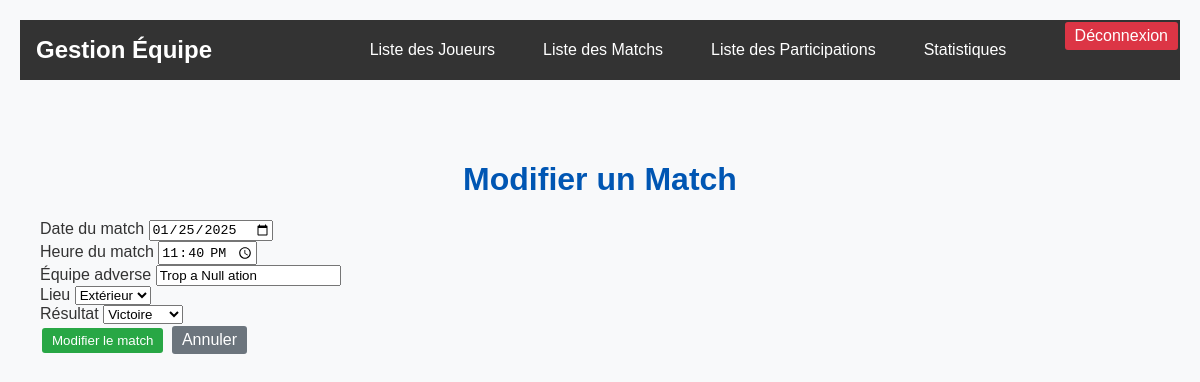
Screenshot of /vue/modifierMatch.php?id=MATCH00001 with the database file from the repository.
### tables this page shows
CREATE TABLE `match_foot` (
  `Id_match` varchar(50) NOT NULL,
  `Date_match` date DEFAULT NULL,
  `Heure_match` time DEFAULT NULL,
  `Nom_equipe_adverse` varchar(50) DEFAULT NULL,
  `Domicile_externe` tinyint(1) DEFAULT NULL,
  `Resultat_match` enum('Victoire','Défaite','Nul','Non joué') DEFAULT 'Non joué'
);

### modele/matchModel.php (called while the page is built, shortened)
<?php
require_once '../config/bd.php';
function getMatchById($id) {
    global $linkpdo;
    $requete = $linkpdo->prepare("SELECT * FROM match_foot WHERE Id_match = :id");
    $requete->execute([':id' => $id]);
    return $requete->fetch(PDO::FETCH_ASSOC);
}

### controleur/matchControleur.php (called while the page is built, shortened)
<?php
require_once '../modele/matchModel.php';
function modifierMatchExistant($id) {
    $match = getMatchById($id);
    $match_datetime = new DateTime($match['Date_match'] . ' ' . $match['Heure_match']);
    $now = new DateTime();
    $is_past_match = $match_datetime < $now;
    return ['match' => $match, 'errors' => [], 'is_past_match' => $is_past_match];
}

### vue/modifierMatch.php (the view, shortened to what this page needs)
<?php
require_once '../controleur/matchControleur.php';
include "header.php";
$id = isset($_GET['id']) ? htmlspecialchars($_GET['id']) : null;
$result = modifierMatchExistant($id);
$match = $result['match'];
?>
<!DOCTYPE html>
<html lang="fr">
<head>
    <link rel="stylesheet" href="./css/style.css">
</head>
<body>
    <div class="container">
        <h1>Modifier un Match</h1>
        <form method="POST" action="modifierMatch.php?id=<?php echo htmlspecialchars($id); ?>">
            <div class="form-group">
                <label for="date_match">Date du match</label>
                <input type="date"
                       id="date_match"
                       name="date_match"
                       required
                       min="<?php echo date('Y-m-d'); ?>"
                       value="<?php echo htmlspecialchars($match['Date_match']); ?>">
            </div>
            <div class="form-group">
                <label for="heure_match">Heure du match</label>
                <input type="time"
                       id="heure_match"
                       name="heure_match"
                       required
                       value="<?php echo htmlspecialchars($match['Heure_match']); ?>">
            </div>
            <div class="form-group">
                <label for="equipe_adverse">Équipe adverse</label>
                <input type="text"
                       id="equipe_adverse"
                       name="equipe_adverse"
                       required
                       maxlength="50"
                       value="<?php echo htmlspecialchars($match['Nom_equipe_adverse']); ?>">
            </div>
            <div class="form-group">
                <label for="lieu">Lieu</label>
                <select id="lieu" name="lieu" required>
                    <option value="0" <?php echo $match['Domicile_externe'] == 0 ? 'selected' : ''; ?>>Extérieur</option>
                </select>
            </div>
            <div class="form-group">
                <label for="resultat">Résultat</label>
                <select id="resultat" name="Resultat_match" required>
                    <option value="Victoire" <?php echo ($match['Resultat_match'] == 'Victoire' ? 'selected' : ''); ?>>Victoire</option>
                </select>
            </div>
            <button type="submit" class="button" style="background: #28a745; color: white;">Modifier le match</button>
            <a href="listeMatchs.php" class="button" style="background: #6c757d; color: white;">Annuler</a>
        </form>
    </div>
</body>
</html>

### vue/css/style.css (style rules this page uses)
body { font-family: Arial, sans-serif; margin: 20px; padding: 0; background-color: #f8f9fa; color: #333; }
h1 { text-align: center; color: #0056b3; }
.container { padding: 20px; max-width: 1200px; margin: 0 auto; }
.button { padding: 0.5rem 1rem; border-radius: 4px; text-decoration: none; border: none; cursor: pointer; transition: background-color 0.3s; }
.button { padding: 5px 10px; margin: 2px; border: none; border-radius: 3px; cursor: pointer; text-decoration: none; display: inline-block; }
.container { padding-top: 60px; }

### rows the page displays
match_foot: date_match "01/25/2025", heure_match "23:40:00", equipe_adverse "Trop a Null ation", lieu "Extérieur", Resultat_match "Victoire"
